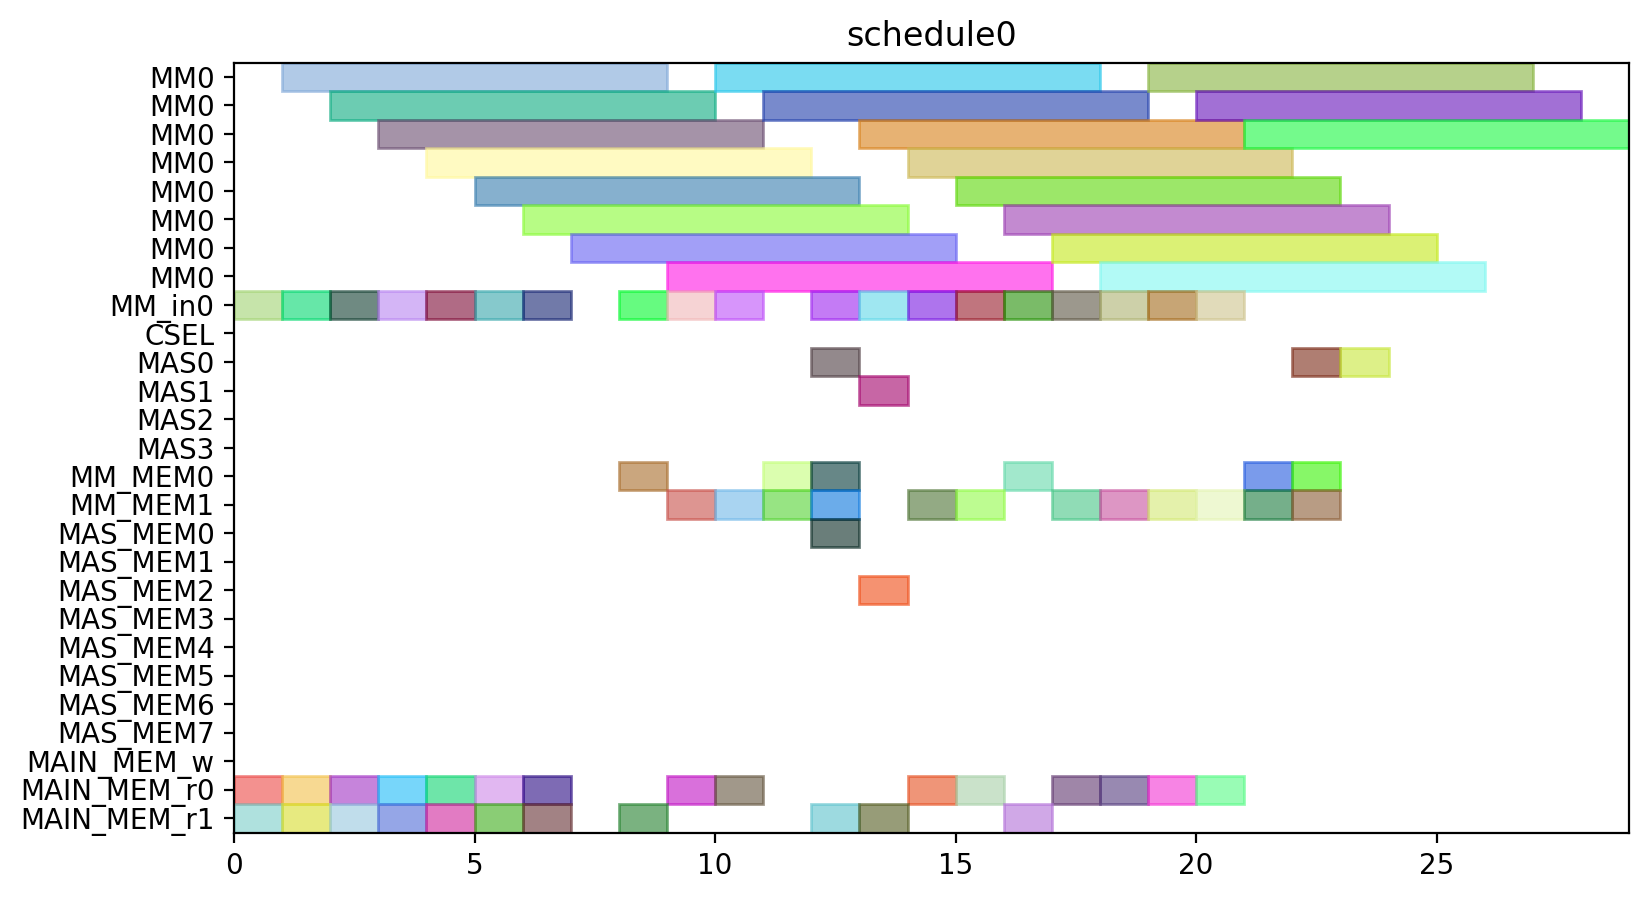

Write the Python code that produced this figure.
from pyschedule import Scenario, solvers, plotters, alt


def solve():
	horizon = 120
	S = Scenario("schedule0", horizon=horizon)

	# resource
	MM = S.Resources('MM', num=1, size=8)
	MM_in = S.Resources('MM_in', num=1)
	CSEL = S.Resource('CSEL')
	MAS = S.Resources('MAS', num=4, size=1, periods=range(1, horizon))
	MM_MEM = S.Resources('MM_MEM', num=2)
	MAS_MEM = S.Resources('MAS_MEM', num=8)
	MAIN_MEM_w = S.Resource('MAIN_MEM_w', size=1)
	MAIN_MEM_r = S.Resources('MAIN_MEM_r', num=2)

	# result of previous scheduling

	# new tasks
	Z_exp2 = S.Task('Z_exp2', length=8, delay_cost=1)
	Z_exp2 += alt(MM)
	Z_exp2_in = S.Task('Z_exp2_in', length=1, delay_cost=1)
	Z_exp2_in += alt(MM_in)
	S += Z_exp2_in*MM_in[0]<=Z_exp2*MM[0]
	Z_exp2_mem0 = S.Task('Z_exp2_mem0', length=1, delay_cost=1)
	Z_exp2_mem0 += MAIN_MEM_r[0]
	S += Z_exp2_mem0 <= Z_exp2

	Z_exp2_mem1 = S.Task('Z_exp2_mem1', length=1, delay_cost=1)
	Z_exp2_mem1 += MAIN_MEM_r[1]
	S += Z_exp2_mem1 <= Z_exp2

	NX0 = S.Task('NX0', length=8, delay_cost=1)
	NX0 += alt(MM)
	NX0_in = S.Task('NX0_in', length=1, delay_cost=1)
	NX0_in += alt(MM_in)
	S += NX0_in*MM_in[0]<=NX0*MM[0]
	NX0_mem0 = S.Task('NX0_mem0', length=1, delay_cost=1)
	NX0_mem0 += MAIN_MEM_r[0]
	S += NX0_mem0 <= NX0

	NX0_mem1 = S.Task('NX0_mem1', length=1, delay_cost=1)
	NX0_mem1 += MAIN_MEM_r[1]
	S += NX0_mem1 <= NX0

	k0_10_Z1 = S.Task('k0_10_Z1', length=8, delay_cost=1)
	k0_10_Z1 += alt(MM)
	k0_10_Z1_in = S.Task('k0_10_Z1_in', length=1, delay_cost=1)
	k0_10_Z1_in += alt(MM_in)
	S += k0_10_Z1_in*MM_in[0]<=k0_10_Z1*MM[0]
	k0_10_Z1_mem0 = S.Task('k0_10_Z1_mem0', length=1, delay_cost=1)
	k0_10_Z1_mem0 += MAIN_MEM_r[0]
	S += k0_10_Z1_mem0 <= k0_10_Z1

	k0_10_Z1_mem1 = S.Task('k0_10_Z1_mem1', length=1, delay_cost=1)
	k0_10_Z1_mem1 += MAIN_MEM_r[1]
	S += k0_10_Z1_mem1 <= k0_10_Z1

	DX0 = S.Task('DX0', length=8, delay_cost=1)
	DX0 += alt(MM)
	DX0_in = S.Task('DX0_in', length=1, delay_cost=1)
	DX0_in += alt(MM_in)
	S += DX0_in*MM_in[0]<=DX0*MM[0]
	DX0_mem0 = S.Task('DX0_mem0', length=1, delay_cost=1)
	DX0_mem0 += MAIN_MEM_r[0]
	S += DX0_mem0 <= DX0

	DX0_mem1 = S.Task('DX0_mem1', length=1, delay_cost=1)
	DX0_mem1 += MAIN_MEM_r[1]
	S += DX0_mem1 <= DX0

	NY0 = S.Task('NY0', length=8, delay_cost=1)
	NY0 += alt(MM)
	NY0_in = S.Task('NY0_in', length=1, delay_cost=1)
	NY0_in += alt(MM_in)
	S += NY0_in*MM_in[0]<=NY0*MM[0]
	NY0_mem0 = S.Task('NY0_mem0', length=1, delay_cost=1)
	NY0_mem0 += MAIN_MEM_r[0]
	S += NY0_mem0 <= NY0

	NY0_mem1 = S.Task('NY0_mem1', length=1, delay_cost=1)
	NY0_mem1 += MAIN_MEM_r[1]
	S += NY0_mem1 <= NY0

	k2_14_Z1 = S.Task('k2_14_Z1', length=8, delay_cost=1)
	k2_14_Z1 += alt(MM)
	k2_14_Z1_in = S.Task('k2_14_Z1_in', length=1, delay_cost=1)
	k2_14_Z1_in += alt(MM_in)
	S += k2_14_Z1_in*MM_in[0]<=k2_14_Z1*MM[0]
	k2_14_Z1_mem0 = S.Task('k2_14_Z1_mem0', length=1, delay_cost=1)
	k2_14_Z1_mem0 += MAIN_MEM_r[0]
	S += k2_14_Z1_mem0 <= k2_14_Z1

	k2_14_Z1_mem1 = S.Task('k2_14_Z1_mem1', length=1, delay_cost=1)
	k2_14_Z1_mem1 += MAIN_MEM_r[1]
	S += k2_14_Z1_mem1 <= k2_14_Z1

	DY0 = S.Task('DY0', length=8, delay_cost=1)
	DY0 += alt(MM)
	DY0_in = S.Task('DY0_in', length=1, delay_cost=1)
	DY0_in += alt(MM_in)
	S += DY0_in*MM_in[0]<=DY0*MM[0]
	DY0_mem0 = S.Task('DY0_mem0', length=1, delay_cost=1)
	DY0_mem0 += MAIN_MEM_r[0]
	S += DY0_mem0 <= DY0

	DY0_mem1 = S.Task('DY0_mem1', length=1, delay_cost=1)
	DY0_mem1 += MAIN_MEM_r[1]
	S += DY0_mem1 <= DY0

	Z_exp3 = S.Task('Z_exp3', length=8, delay_cost=1)
	Z_exp3 += alt(MM)
	Z_exp3_in = S.Task('Z_exp3_in', length=1, delay_cost=1)
	Z_exp3_in += alt(MM_in)
	S += Z_exp3_in*MM_in[0]<=Z_exp3*MM[0]
	Z_exp3_mem0 = S.Task('Z_exp3_mem0', length=1, delay_cost=1)
	Z_exp3_mem0 += alt(MM_MEM)
	S += (Z_exp2*MM[0])-1 < Z_exp3_mem0*MM_MEM[0]
	S += Z_exp3_mem0 <= Z_exp3

	Z_exp3_mem1 = S.Task('Z_exp3_mem1', length=1, delay_cost=1)
	Z_exp3_mem1 += MAIN_MEM_r[1]
	S += Z_exp3_mem1 <= Z_exp3

	NX1_ = S.Task('NX1_', length=1, delay_cost=1)
	NX1_ += alt(MAS)
	NX1__mem0 = S.Task('NX1__mem0', length=1, delay_cost=1)
	NX1__mem0 += alt(MM_MEM)
	S += (NX0*MM[0])-1 < NX1__mem0*MM_MEM[0]
	S += NX1__mem0 <= NX1_

	NX1__mem1 = S.Task('NX1__mem1', length=1, delay_cost=1)
	NX1__mem1 += alt(MM_MEM)
	S += (k0_10_Z1*MM[0])-1 < NX1__mem1*MM_MEM[1]
	S += NX1__mem1 <= NX1_

	k0_9_Z2 = S.Task('k0_9_Z2', length=8, delay_cost=1)
	k0_9_Z2 += alt(MM)
	k0_9_Z2_in = S.Task('k0_9_Z2_in', length=1, delay_cost=1)
	k0_9_Z2_in += alt(MM_in)
	S += k0_9_Z2_in*MM_in[0]<=k0_9_Z2*MM[0]
	k0_9_Z2_mem0 = S.Task('k0_9_Z2_mem0', length=1, delay_cost=1)
	k0_9_Z2_mem0 += MAIN_MEM_r[0]
	S += k0_9_Z2_mem0 <= k0_9_Z2

	k0_9_Z2_mem1 = S.Task('k0_9_Z2_mem1', length=1, delay_cost=1)
	k0_9_Z2_mem1 += alt(MM_MEM)
	S += (Z_exp2*MM[0])-1 < k0_9_Z2_mem1*MM_MEM[1]
	S += k0_9_Z2_mem1 <= k0_9_Z2

	k1_9_Z2 = S.Task('k1_9_Z2', length=8, delay_cost=1)
	k1_9_Z2 += alt(MM)
	k1_9_Z2_in = S.Task('k1_9_Z2_in', length=1, delay_cost=1)
	k1_9_Z2_in += alt(MM_in)
	S += k1_9_Z2_in*MM_in[0]<=k1_9_Z2*MM[0]
	k1_9_Z2_mem0 = S.Task('k1_9_Z2_mem0', length=1, delay_cost=1)
	k1_9_Z2_mem0 += MAIN_MEM_r[0]
	S += k1_9_Z2_mem0 <= k1_9_Z2

	k1_9_Z2_mem1 = S.Task('k1_9_Z2_mem1', length=1, delay_cost=1)
	k1_9_Z2_mem1 += alt(MM_MEM)
	S += (Z_exp2*MM[0])-1 < k1_9_Z2_mem1*MM_MEM[1]
	S += k1_9_Z2_mem1 <= k1_9_Z2

	NY1_ = S.Task('NY1_', length=1, delay_cost=1)
	NY1_ += alt(MAS)
	NY1__mem0 = S.Task('NY1__mem0', length=1, delay_cost=1)
	NY1__mem0 += alt(MM_MEM)
	S += (NY0*MM[0])-1 < NY1__mem0*MM_MEM[0]
	S += NY1__mem0 <= NY1_

	NY1__mem1 = S.Task('NY1__mem1', length=1, delay_cost=1)
	NY1__mem1 += alt(MM_MEM)
	S += (k2_14_Z1*MM[0])-1 < NY1__mem1*MM_MEM[1]
	S += NY1__mem1 <= NY1_

	k2_13_Z2 = S.Task('k2_13_Z2', length=8, delay_cost=1)
	k2_13_Z2 += alt(MM)
	k2_13_Z2_in = S.Task('k2_13_Z2_in', length=1, delay_cost=1)
	k2_13_Z2_in += alt(MM_in)
	S += k2_13_Z2_in*MM_in[0]<=k2_13_Z2*MM[0]
	k2_13_Z2_mem0 = S.Task('k2_13_Z2_mem0', length=1, delay_cost=1)
	k2_13_Z2_mem0 += MAIN_MEM_r[0]
	S += k2_13_Z2_mem0 <= k2_13_Z2

	k2_13_Z2_mem1 = S.Task('k2_13_Z2_mem1', length=1, delay_cost=1)
	k2_13_Z2_mem1 += alt(MM_MEM)
	S += (Z_exp2*MM[0])-1 < k2_13_Z2_mem1*MM_MEM[1]
	S += k2_13_Z2_mem1 <= k2_13_Z2

	k3_14_Z2 = S.Task('k3_14_Z2', length=8, delay_cost=1)
	k3_14_Z2 += alt(MM)
	k3_14_Z2_in = S.Task('k3_14_Z2_in', length=1, delay_cost=1)
	k3_14_Z2_in += alt(MM_in)
	S += k3_14_Z2_in*MM_in[0]<=k3_14_Z2*MM[0]
	k3_14_Z2_mem0 = S.Task('k3_14_Z2_mem0', length=1, delay_cost=1)
	k3_14_Z2_mem0 += MAIN_MEM_r[0]
	S += k3_14_Z2_mem0 <= k3_14_Z2

	k3_14_Z2_mem1 = S.Task('k3_14_Z2_mem1', length=1, delay_cost=1)
	k3_14_Z2_mem1 += alt(MM_MEM)
	S += (Z_exp2*MM[0])-1 < k3_14_Z2_mem1*MM_MEM[1]
	S += k3_14_Z2_mem1 <= k3_14_Z2

	Z_exp4 = S.Task('Z_exp4', length=8, delay_cost=1)
	Z_exp4 += alt(MM)
	Z_exp4_in = S.Task('Z_exp4_in', length=1, delay_cost=1)
	Z_exp4_in += alt(MM_in)
	S += Z_exp4_in*MM_in[0]<=Z_exp4*MM[0]
	Z_exp4_mem0 = S.Task('Z_exp4_mem0', length=1, delay_cost=1)
	Z_exp4_mem0 += alt(MM_MEM)
	S += (Z_exp3*MM[0])-1 < Z_exp4_mem0*MM_MEM[0]
	S += Z_exp4_mem0 <= Z_exp4

	Z_exp4_mem1 = S.Task('Z_exp4_mem1', length=1, delay_cost=1)
	Z_exp4_mem1 += MAIN_MEM_r[1]
	S += Z_exp4_mem1 <= Z_exp4

	NX1 = S.Task('NX1', length=8, delay_cost=1)
	NX1 += alt(MM)
	NX1_in = S.Task('NX1_in', length=1, delay_cost=1)
	NX1_in += alt(MM_in)
	S += NX1_in*MM_in[0]<=NX1*MM[0]
	NX1_mem0 = S.Task('NX1_mem0', length=1, delay_cost=1)
	NX1_mem0 += alt(MAS_MEM)
	S += (NX1_*MAS[0])-1 < NX1_mem0*MAS_MEM[0]
	S += (NX1_*MAS[1])-1 < NX1_mem0*MAS_MEM[2]
	S += (NX1_*MAS[2])-1 < NX1_mem0*MAS_MEM[4]
	S += (NX1_*MAS[3])-1 < NX1_mem0*MAS_MEM[6]
	S += NX1_mem0 <= NX1

	NX1_mem1 = S.Task('NX1_mem1', length=1, delay_cost=1)
	NX1_mem1 += MAIN_MEM_r[1]
	S += NX1_mem1 <= NX1

	k0_8_Z3 = S.Task('k0_8_Z3', length=8, delay_cost=1)
	k0_8_Z3 += alt(MM)
	k0_8_Z3_in = S.Task('k0_8_Z3_in', length=1, delay_cost=1)
	k0_8_Z3_in += alt(MM_in)
	S += k0_8_Z3_in*MM_in[0]<=k0_8_Z3*MM[0]
	k0_8_Z3_mem0 = S.Task('k0_8_Z3_mem0', length=1, delay_cost=1)
	k0_8_Z3_mem0 += MAIN_MEM_r[0]
	S += k0_8_Z3_mem0 <= k0_8_Z3

	k0_8_Z3_mem1 = S.Task('k0_8_Z3_mem1', length=1, delay_cost=1)
	k0_8_Z3_mem1 += alt(MM_MEM)
	S += (Z_exp3*MM[0])-1 < k0_8_Z3_mem1*MM_MEM[1]
	S += k0_8_Z3_mem1 <= k0_8_Z3

	DX1_ = S.Task('DX1_', length=1, delay_cost=1)
	DX1_ += alt(MAS)
	DX1__mem0 = S.Task('DX1__mem0', length=1, delay_cost=1)
	DX1__mem0 += alt(MM_MEM)
	S += (DX0*MM[0])-1 < DX1__mem0*MM_MEM[0]
	S += DX1__mem0 <= DX1_

	DX1__mem1 = S.Task('DX1__mem1', length=1, delay_cost=1)
	DX1__mem1 += alt(MM_MEM)
	S += (k1_9_Z2*MM[0])-1 < DX1__mem1*MM_MEM[1]
	S += DX1__mem1 <= DX1_

	k1_8_Z3 = S.Task('k1_8_Z3', length=8, delay_cost=1)
	k1_8_Z3 += alt(MM)
	k1_8_Z3_in = S.Task('k1_8_Z3_in', length=1, delay_cost=1)
	k1_8_Z3_in += alt(MM_in)
	S += k1_8_Z3_in*MM_in[0]<=k1_8_Z3*MM[0]
	k1_8_Z3_mem0 = S.Task('k1_8_Z3_mem0', length=1, delay_cost=1)
	k1_8_Z3_mem0 += MAIN_MEM_r[0]
	S += k1_8_Z3_mem0 <= k1_8_Z3

	k1_8_Z3_mem1 = S.Task('k1_8_Z3_mem1', length=1, delay_cost=1)
	k1_8_Z3_mem1 += alt(MM_MEM)
	S += (Z_exp3*MM[0])-1 < k1_8_Z3_mem1*MM_MEM[1]
	S += k1_8_Z3_mem1 <= k1_8_Z3

	NY1 = S.Task('NY1', length=8, delay_cost=1)
	NY1 += alt(MM)
	NY1_in = S.Task('NY1_in', length=1, delay_cost=1)
	NY1_in += alt(MM_in)
	S += NY1_in*MM_in[0]<=NY1*MM[0]
	NY1_mem0 = S.Task('NY1_mem0', length=1, delay_cost=1)
	NY1_mem0 += alt(MAS_MEM)
	S += (NY1_*MAS[0])-1 < NY1_mem0*MAS_MEM[0]
	S += (NY1_*MAS[1])-1 < NY1_mem0*MAS_MEM[2]
	S += (NY1_*MAS[2])-1 < NY1_mem0*MAS_MEM[4]
	S += (NY1_*MAS[3])-1 < NY1_mem0*MAS_MEM[6]
	S += NY1_mem0 <= NY1

	NY1_mem1 = S.Task('NY1_mem1', length=1, delay_cost=1)
	NY1_mem1 += MAIN_MEM_r[1]
	S += NY1_mem1 <= NY1

	k2_12_Z3 = S.Task('k2_12_Z3', length=8, delay_cost=1)
	k2_12_Z3 += alt(MM)
	k2_12_Z3_in = S.Task('k2_12_Z3_in', length=1, delay_cost=1)
	k2_12_Z3_in += alt(MM_in)
	S += k2_12_Z3_in*MM_in[0]<=k2_12_Z3*MM[0]
	k2_12_Z3_mem0 = S.Task('k2_12_Z3_mem0', length=1, delay_cost=1)
	k2_12_Z3_mem0 += MAIN_MEM_r[0]
	S += k2_12_Z3_mem0 <= k2_12_Z3

	k2_12_Z3_mem1 = S.Task('k2_12_Z3_mem1', length=1, delay_cost=1)
	k2_12_Z3_mem1 += alt(MM_MEM)
	S += (Z_exp3*MM[0])-1 < k2_12_Z3_mem1*MM_MEM[1]
	S += k2_12_Z3_mem1 <= k2_12_Z3

	DY1_ = S.Task('DY1_', length=1, delay_cost=1)
	DY1_ += alt(MAS)
	DY1__mem0 = S.Task('DY1__mem0', length=1, delay_cost=1)
	DY1__mem0 += alt(MM_MEM)
	S += (DY0*MM[0])-1 < DY1__mem0*MM_MEM[0]
	S += DY1__mem0 <= DY1_

	DY1__mem1 = S.Task('DY1__mem1', length=1, delay_cost=1)
	DY1__mem1 += alt(MM_MEM)
	S += (k3_14_Z2*MM[0])-1 < DY1__mem1*MM_MEM[1]
	S += DY1__mem1 <= DY1_

	k3_13_Z3 = S.Task('k3_13_Z3', length=8, delay_cost=1)
	k3_13_Z3 += alt(MM)
	k3_13_Z3_in = S.Task('k3_13_Z3_in', length=1, delay_cost=1)
	k3_13_Z3_in += alt(MM_in)
	S += k3_13_Z3_in*MM_in[0]<=k3_13_Z3*MM[0]
	k3_13_Z3_mem0 = S.Task('k3_13_Z3_mem0', length=1, delay_cost=1)
	k3_13_Z3_mem0 += MAIN_MEM_r[0]
	S += k3_13_Z3_mem0 <= k3_13_Z3

	k3_13_Z3_mem1 = S.Task('k3_13_Z3_mem1', length=1, delay_cost=1)
	k3_13_Z3_mem1 += alt(MM_MEM)
	S += (Z_exp3*MM[0])-1 < k3_13_Z3_mem1*MM_MEM[1]
	S += k3_13_Z3_mem1 <= k3_13_Z3

	solvers.mip.solve(S,msg=1,kind='CPLEX',ratio_gap=1.01)

	solution = [['hoge']*len(S.solution()[1]) for i in range(len(S.solution()))]
	for i in range(len(S.solution())):
		for j in range(len(S.solution()[i])):
			solution[i][j]=str(S.solution()[i][j])
	print(solution)

	cycles = int(solution[-1][3])

	pic_file_name = "/home/mfukuda/ABE/multiRAM_multiMAS_16mux/scheduling_result/stage8MM1_stage1MAS4/ISOGENY/schedule0.png"
	if(S.solution() != []):
		plotters.matplotlib.plot(S,img_filename=pic_file_name, show_task_labels=False, fig_size=(cycles*0.25+3, 5))

	return solution
